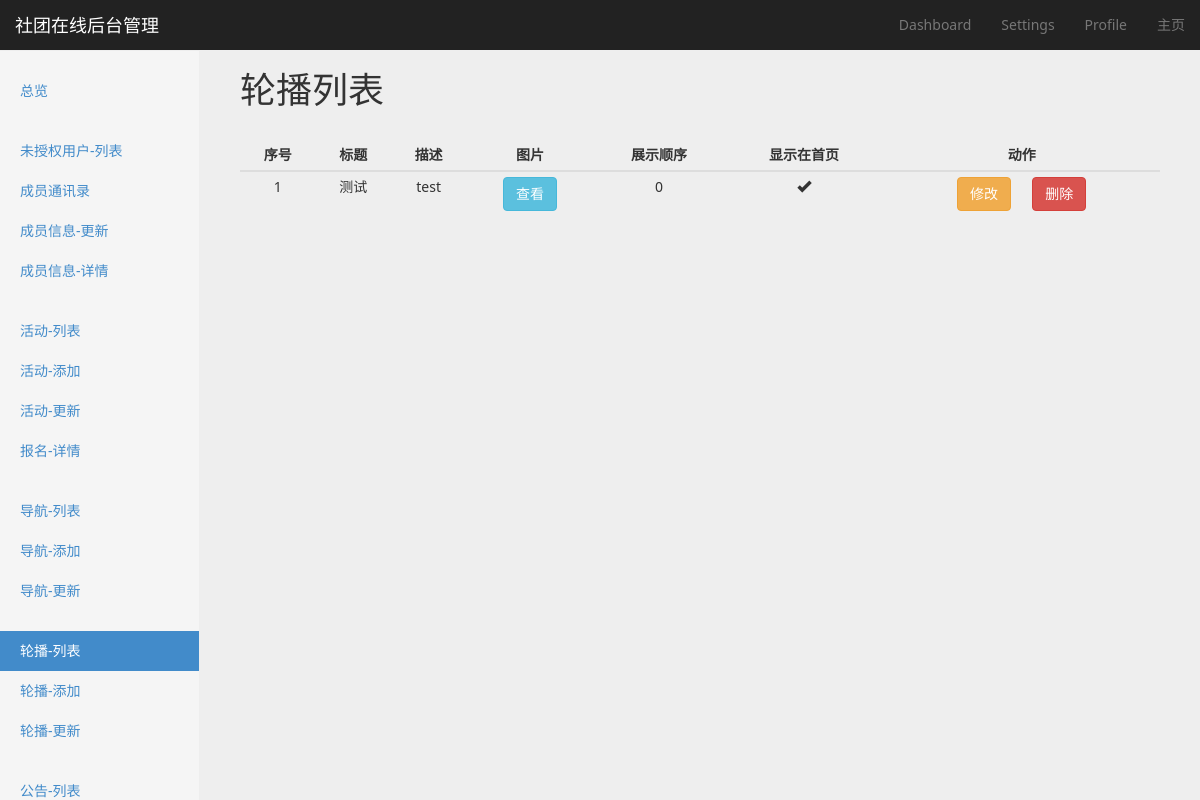
The page /carousel/list/ on the database as committed earlier.
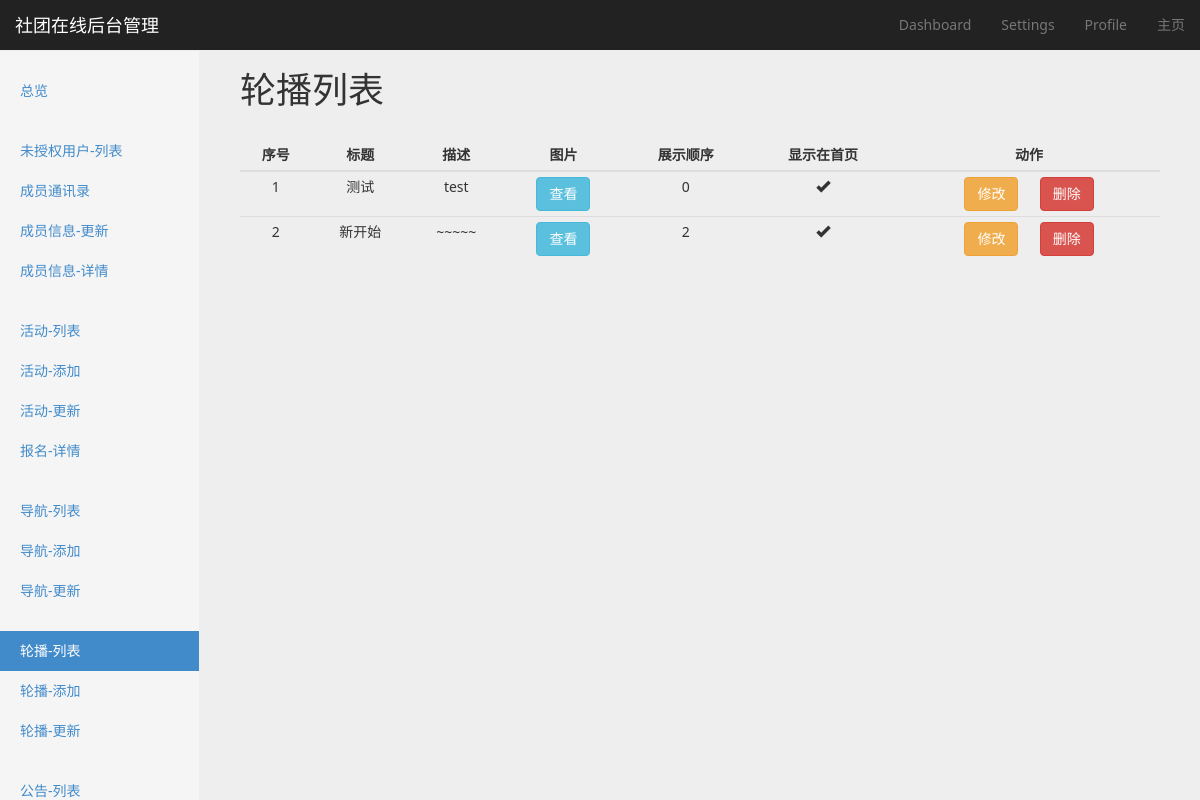
The same page on the database as committed later.
### carousel/models.py (models this page shows, shortened)
class Carousel(models.Model):
    title = models.CharField(max_length=16, blank=True, null=True)
    summery = models.TextField(blank=True, null=True)
    img = models.ImageField(upload_to='./carousel/image/%Y/%m/%d/')
    target_url = models.URLField(blank=True, null=True)
    create_time = models.DateTimeField(auto_now_add=True)
    show_order = models.IntegerField(default=0)
    on_show = models.BooleanField(default=True)
    class Meta:
        verbose_name_plural = verbose_name = u'轮播'
        ordering = ['show_order', '-create_time']

### carousel/views.py (the view)
class CarouselListView(BaseMixin, ListView):
    model = Carousel
    context_object_name = 'carousel_list'
    def get_context_data(self, *args, **kwargs):
        context = super(CarouselListView, self).get_context_data(*args, **kwargs)
        context['active_page'] = 'carousel-list'
        return context

### utils/common_mixin.py (called while the page is built)
    def get_context_data(self, *args, **kwargs):
        context = super(BaseMixin, self).get_context_data(**kwargs)
        context['COMMUNITY_NAME'] = COMMUNITY_NAME
        context['COMMUNITY_DESCRIPTION'] = COMMUNITY_DESCRIPTION
        context['PAGE_NUMBER'] = PAGE_NUMBER
        return context

### templates/carousel/carousel_list.html (shortened to what this page needs)
{% extends 'website/backend/settings/settings_base.html' %}
{% block option-title %}
    轮播列表
{% endblock %}
{% block content %}
    <div class="col-md-12">
        <table class="table table-hover table-responsive table-condensed dashboard-table">
            <thead>
                <tr>
                    <th>序号</th>
                    <th>标题</th>
                    <th>描述</th>
                    <th>图片</th>
                    <th>展示顺序</th>
                    <th>显示在首页</th>
                    <th>动作</th>
                </tr>
            </thead>
            <tbody>
                {% for item in carousel_list %}
                    <tr>
                        <td>{{ forloop.counter }}</td>
                        <td>{{ item.title }}</td>
                        <td>{{ item.summery }}</td>
                        <td><button data-url="{% url 'media' item.img %}" class="btn btn-info photo-view" role="button" >查看</button></td>
                        <td>{{ item.show_order }}</td>
                        <td>
                            {% if item.on_show %}
                                <span class="glyphicon glyphicon-ok"></span>
                            {% else %}
                                <span class="glyphicon glyphicon-remove"></span>
                            {% endif %}
                        </td>
                        <td>
                            <a href="{% url 'carousel-update' item.pk %}" class="btn btn-warning" role="button">修改</a>
                            <button class="btn btn-danger" role="button" data-id="{{ item.id }}">删除</button>
                        </td>
                    </tr>
                {% endfor %}
            </tbody>
        </table>
    </div>
{% endblock %}

Rows that differ between the two databases and show on the page:
added Carousel: title "新开始", summery "~~~~~", show_order "2", on_show True (drawn)
